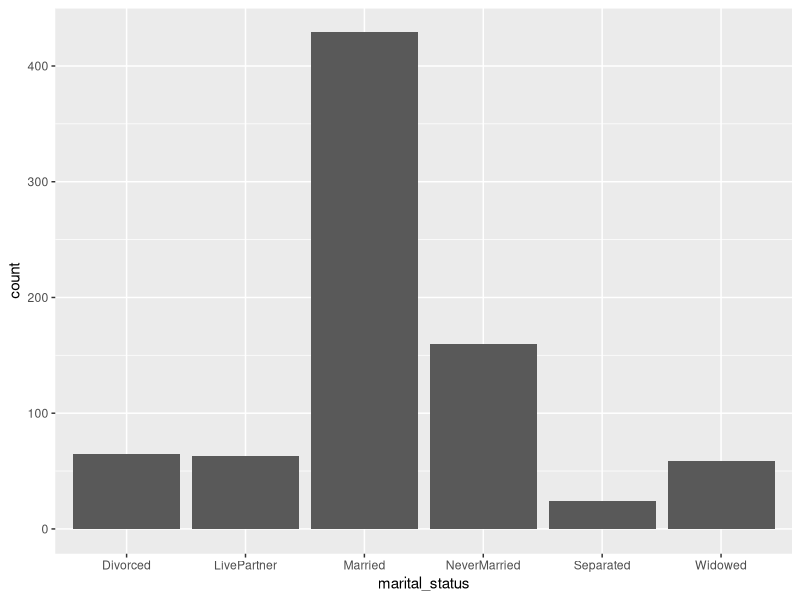
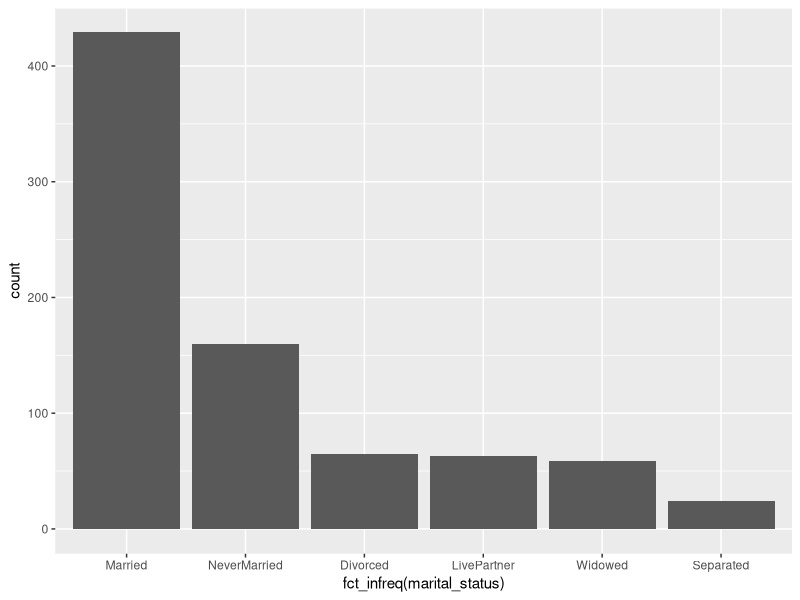
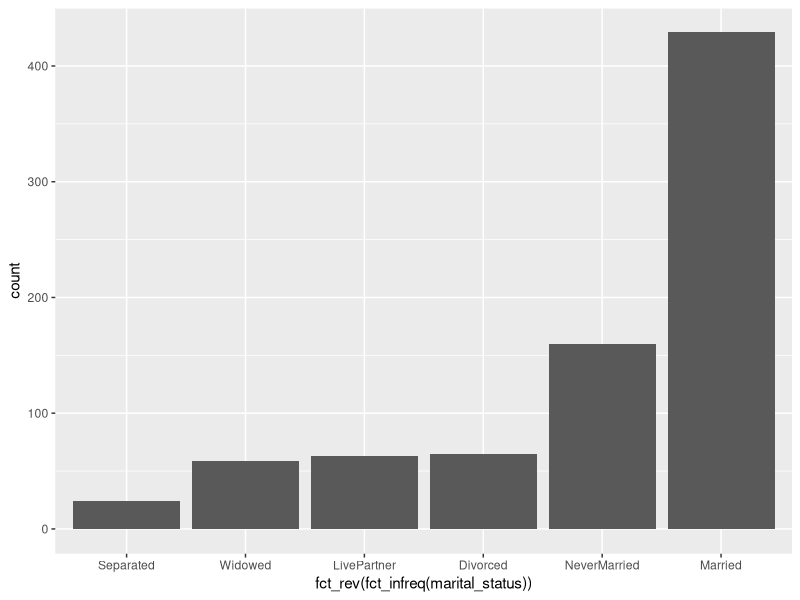
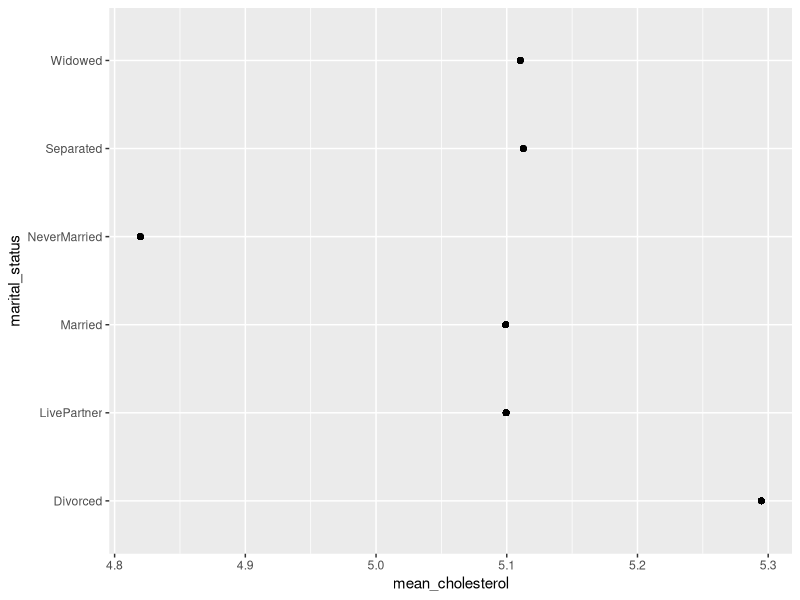
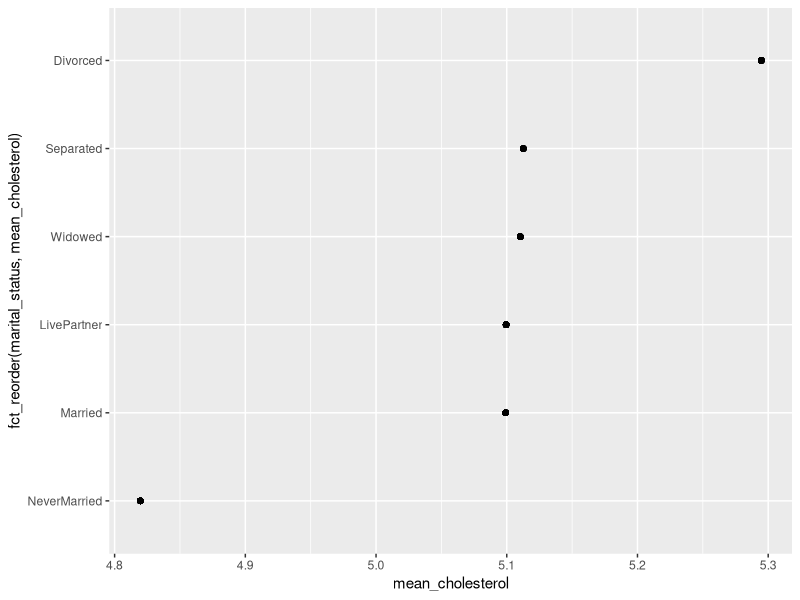
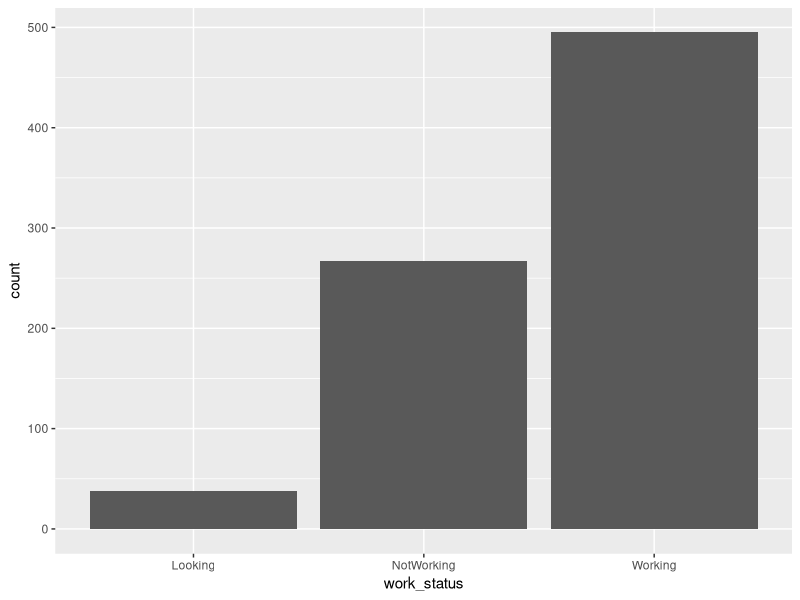

R code for these plots, in order:
## ---- chunk 1
library(tidyverse)
healthdata <- read_csv("data/nhanes.csv")
## ---- chunk 2
ggplot(healthdata, aes(x = marital_status)) +
  geom_bar()
## ---- chunk 3
ggplot(healthdata, aes(x = fct_infreq(marital_status))) +
  geom_bar()
## ---- chunk 4
ggplot(healthdata, aes(x = fct_rev(fct_infreq(marital_status)))) +
  geom_bar()
## ---- chunk 5
healthdata %>% 
  group_by(marital_status) %>%
  mutate(mean_cholesterol = mean(cholesterol, na.rm = TRUE)) %>% 
  ungroup() %>% 
  ggplot(aes(x = mean_cholesterol, y = marital_status)) +
  geom_point()
## ---- chunk 6
healthdata %>% 
  group_by(marital_status) %>%
  mutate(mean_cholesterol = mean(cholesterol, na.rm = TRUE)) %>% 
  ungroup() %>% 
  ggplot(aes(x = mean_cholesterol, y = fct_reorder(marital_status, mean_cholesterol))) +
  geom_point()
## ---- chunk 7
ggplot(healthdata, aes(x = work_status)) +
  geom_bar()
## ---- chunk 8
healthdata %>% 
  select(education) %>% 
  table()
## ---- chunk 9
healthdata %>% 
  mutate(education = fct_recode(education,
                                "less than college" = "8th Grade",
                                "less than college" = "9 - 11th Grade",
                                "less than college" = "High School",
                                "less than college" = "Some College",
                                "college" = "College Grad")) %>% 
  select(education) %>% 
  table()
## ---- chunk 10
healthdata %>% 
  mutate(education = fct_collapse(education,
                                  "less than college" = c("8th Grade", 
                                                          "9 - 11th Grade", 
                                                          "High School", 
                                                          "Some College"),
                                  "college" = "College Grad")) %>% 
  select(education) %>% 
  table()
## ---- chunk 11

